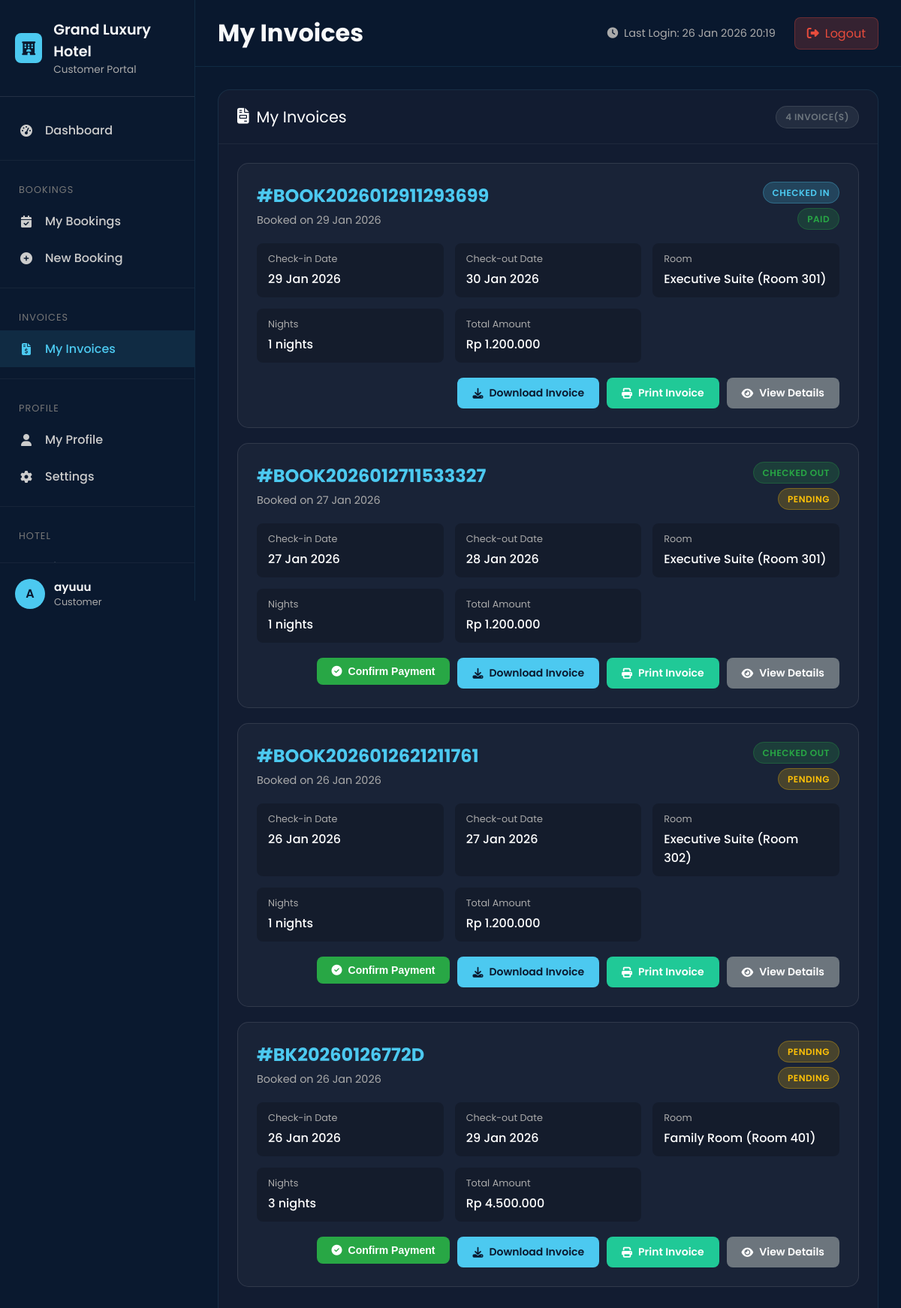
Screenshot of /customer/invoice.php (signed in) with the database file from the repository.
### tables this page shows
CREATE TABLE `settings` (
  `id` int(11) NOT NULL,
  `setting_key` varchar(100) NOT NULL,
  `setting_value` text DEFAULT NULL,
  `setting_group` varchar(50) DEFAULT 'general',
  `description` text DEFAULT NULL,
  `created_at` timestamp NOT NULL DEFAULT current_timestamp(),
  `updated_at` timestamp NOT NULL DEFAULT current_timestamp() ON UPDATE current_timestamp()
);

CREATE TABLE `users` (
  `id` int(11) NOT NULL,
  `username` varchar(50) NOT NULL,
  `password` varchar(255) NOT NULL,
  `email` varchar(100) NOT NULL,
  `full_name` varchar(100) DEFAULT NULL,
  `phone` varchar(20) DEFAULT NULL,
  `profile_picture` varchar(255) DEFAULT NULL,
  `role` enum('admin','receptionist','customer') DEFAULT 'customer',
  `status` enum('active','inactive','suspended') DEFAULT 'active',
  `created_at` timestamp NOT NULL DEFAULT current_timestamp(),
  `last_login` timestamp NULL DEFAULT NULL
);

CREATE TABLE `bookings` (
  `id` int(11) NOT NULL,
  `booking_code` varchar(20) NOT NULL,
  `user_id` int(11) NOT NULL,
  `room_id` int(11) NOT NULL,
  `check_in` date NOT NULL,
  `check_out` date NOT NULL,
  `total_nights` int(11) NOT NULL,
  `adults` int(11) DEFAULT 1,
  `children` int(11) DEFAULT 0,
  `total_price` decimal(10,2) NOT NULL,
  `discount_amount` decimal(10,2) DEFAULT 0.00,
  `final_price` decimal(10,2) NOT NULL,
  `special_requests` text DEFAULT NULL,
  `booking_status` enum('pending','confirmed','checked_in','checked_out','cancelled','no_show') DEFAULT 'pending',
  `payment_status` enum('pending','partial','paid','refunded','failed') DEFAULT 'pending',
  `payment_method` varchar(50) DEFAULT NULL,
  `payment_proof` varchar(255) DEFAULT NULL,
  `created_at` timestamp NOT NULL DEFAULT current_timestamp(),
  `updated_at` timestamp NOT NULL DEFAULT current_timestamp() ON UPDATE current_timestamp()
);

CREATE TABLE `room_categories` (
  `id` int(11) NOT NULL,
  `name` varchar(100) NOT NULL,
  `description` text DEFAULT NULL,
  `base_price` decimal(10,2) NOT NULL,
  `max_capacity` int(11) DEFAULT 2,
  `amenities` text DEFAULT NULL,
  `image` varchar(255) DEFAULT NULL,
  `created_at` timestamp NOT NULL DEFAULT current_timestamp()
);

CREATE TABLE `rooms` (
  `id` int(11) NOT NULL,
  `room_number` varchar(10) NOT NULL,
  `category_id` int(11) NOT NULL,
  `floor` varchar(10) DEFAULT NULL,
  `view_type` enum('city','garden','pool','mountain','sea') DEFAULT 'city',
  `bed_type` enum('single','double','queen','king','twin') DEFAULT 'double',
  `smoking` tinyint(1) DEFAULT 0,
  `description` text DEFAULT NULL,
  `image` varchar(255) DEFAULT NULL,
  `images` text DEFAULT NULL,
  `status` enum('available','occupied','maintenance','cleaning','reserved') DEFAULT 'available',
  `created_at` timestamp NOT NULL DEFAULT current_timestamp()
);

### includes/config.php (called while the page is built, shortened)
<?php
try {
    $conn = new mysqli(DB_HOST, DB_USER, DB_PASS);
    $create_db = "CREATE DATABASE IF NOT EXISTS " . DB_NAME . " DEFAULT CHARACTER SET utf8mb4 COLLATE utf8mb4_general_ci";
    if ($conn->query($create_db) === TRUE) {
        $conn->select_db(DB_NAME);
    } else {
        die("Error creating database: " . $conn->error);
    }
    $conn->set_charset("utf8mb4");
} catch (Exception $e) {
    die("Database connection failed: " . $e->getMessage());
}
function formatCurrency($amount) {
    return 'Rp ' . number_format($amount, 0, ',', '.');
}
function getSetting($conn, $key) {
    $stmt = $conn->prepare("SELECT setting_value FROM settings WHERE setting_key = ?");
    if ($stmt) {
        $stmt->bind_param("s", $key);
        $stmt->execute();
        $result = $stmt->get_result();
        if ($row = $result->fetch_assoc()) {
            return $row['setting_value'];
        }
    }
    return '';
}
$hotel_name = getSetting($conn, 'hotel_name') ?: 'Grand Luxury Hotel';
?>

### customer/invoice.php (the view, shortened to what this page needs)
<?php
require_once '../includes/config.php';
$user_id = $_SESSION['user_id'];
$page_title = 'My Invoices';
$customer_sql = "SELECT * FROM users WHERE id = ?";
$customer_stmt = $conn->prepare($customer_sql);
$customer_stmt->bind_param("i", $user_id);
$customer_stmt->execute();
$customer_result = $customer_stmt->get_result();
$customer = $customer_result->fetch_assoc();
$bookings_sql = "SELECT
    b.id,
    b.booking_code,
    b.check_in,
    b.check_out,
    b.total_nights,
    b.final_price,
    b.booking_status,
    b.payment_status,
    b.created_at,
    r.room_number,
    rc.name as room_type,
    rc.base_price
FROM bookings b
JOIN rooms r ON b.room_id = r.id
JOIN room_categories rc ON r.category_id = rc.id
WHERE b.user_id = ?
ORDER BY b.created_at DESC";
$bookings_stmt = $conn->prepare($bookings_sql);
$bookings_stmt->bind_param("i", $user_id);
$bookings_stmt->execute();
$bookings_result = $bookings_stmt->get_result();
?>
<!DOCTYPE html>
<html lang="id">
<head>
    <link rel="stylesheet" href="https://cdnjs.cloudflare.com/ajax/libs/font-awesome/6.4.0/css/all.min.css">
</head>
<body>
    <div class="customer-wrapper">
        <aside class="sidebar">
            <div class="sidebar-header">
                <div class="sidebar-logo">
                    <i class="fas fa-hotel"></i>
                </div>
                <div class="sidebar-title">
                    <h3><?= htmlspecialchars($hotel_name) ?></h3>
                    <p>Customer Portal</p>
                </div>
            </div>
            <nav class="sidebar-nav">
                <a href="dashboard.php" class="nav-item">
                    <i class="fas fa-tachometer-alt"></i>
                    <span>Dashboard</span>
                </a>
                <div class="nav-divider"></div>
                <div class="nav-group">
                    <p class="nav-label">BOOKINGS</p>
                    <a href="bookings.php" class="nav-item">
                        <i class="fas fa-calendar-check"></i>
                        <span>My Bookings</span>
                    </a>
                    <a href="new-booking.php" class="nav-item">
                        <i class="fas fa-plus-circle"></i>
                        <span>New Booking</span>
                    </a>
                </div>
                <div class="nav-divider"></div>
                <div class="nav-group">
                    <p class="nav-label">INVOICES</p>
                    <a href="invoice.php" class="nav-item active">
                        <i class="fas fa-file-invoice-dollar"></i>
                        <span>My Invoices</span>
                    </a>
                </div>
                <div class="nav-divider"></div>
                <div class="nav-group">
                    <p class="nav-label">PROFILE</p>
                    <a href="profile.php" class="nav-item">
                        <i class="fas fa-user"></i>
                        <span>My Profile</span>
                    </a>
                    <a href="settings.php" class="nav-item">
                        <i class="fas fa-cog"></i>
                        <span>Settings</span>
                    </a>
                </div>
                <div class="nav-divider"></div>
                <div class="nav-group">
                    <p class="nav-label">HOTEL</p>
                    <a href="rooms.php" class="nav-item">
                        <i class="fas fa-bed"></i>
                        <span>View Rooms</span>
                    </a>
                </div>
            </nav>
            <div class="sidebar-footer">
                <div class="user-menu">
                    <div class="user-avatar">
                        <?= strtoupper(substr($customer['full_name'], 0, 1)) ?>
                    </div>
                    <div class="user-info">
                        <div class="user-name"><?= htmlspecialchars($customer['full_name']) ?></div>
                        <div class="user-role"><?= ucfirst($customer['role']) ?></div>
                    </div>
                </div>
            </div>
        </aside>
        <main class="main-content">
            <header class="top-header">
                <div class="header-left">
                    <h1><?= htmlspecialchars($page_title) ?></h1>
                </div>
                <div class="header-right">
                    <div class="last-login">
                        <i class="fas fa-clock"></i>
                        Last Login: <?= $customer['last_login'] ? date('d M Y H:i', strtotime($customer['last_login'])) : 'First login' ?>
                    </div>
                    <a href="../logout.php" class="logout-btn">
                        <i class="fas fa-sign-out-alt"></i> Logout
                    </a>
                </div>
            </header>
            <div class="content-area">
                <div class="card">
                    <div class="card-header">
                        <div class="card-title">
                            <i class="fas fa-file-invoice"></i>
                            My Invoices
                        </div>
                        <div class="card-actions">
                            <span class="badge badge-secondary">
                                <?= $bookings_result->num_rows ?> Invoice(s)
                            </span>
                        </div>
                    </div>
                    <div class="card-body">
                        <?php if ($bookings_result->num_rows > 0): ?>
                            <?php while ($booking = $bookings_result->fetch_assoc()): ?>
                                <div class="invoice-card">
                                    <div class="invoice-header">
                                        <div class="invoice-info">
                                            <div class="invoice-code">#<?= htmlspecialchars($booking['booking_code']) ?></div>
                                            <div class="invoice-date">
                                                Booked on <?= date('d M Y', strtotime($booking['created_at'])) ?>
                                            </div>
                                        </div>
                                        <div class="invoice-status">
                                            <div>
                                                <span class="badge <?= $booking['booking_status'] === 'checked_out' ? 'badge-success' : ($booking['booking_status'] === 'checked_in' ? 'badge-primary' : 'badge-warning') ?>">
                                                    <?= ucfirst(str_replace('_', ' ', $booking['booking_status'])) ?>
                                                </span>
                                            </div>
                                            <div>
                                                <span class="badge <?= $booking['payment_status'] === 'paid' ? 'badge-success' : 'badge-warning' ?>">
                                                    <?= ucfirst($booking['payment_status']) ?>
                                                </span>
                                            </div>
                                        </div>
                                    </div>
                                    <div class="invoice-details">
                                        <div class="detail-item">
                                            <div class="detail-label">Check-in Date</div>
                                            <div class="detail-value">
                                                <?= date('d M Y', strtotime($booking['check_in'])) ?>
                                            </div>
                                        </div>
                                        <div class="detail-item">
                                            <div class="detail-label">Check-out Date</div>
                                            <div class="detail-value">
                                                <?= date('d M Y', strtotime($booking['check_out'])) ?>
                                            </div>
                                        </div>
                                        <div class="detail-item">
                                            <div class="detail-label">Room</div>
                                            <div class="detail-value">
                                                <?= htmlspecialchars($booking['room_type']) ?> (Room <?= htmlspecialchars($booking['room_number']) ?>)
                                            </div>
                                        </div>
                                        <div class="detail-item">
                                            <div class="detail-label">Nights</div>
                                            <div class="detail-value">
                                                <?= $booking['total_nights'] ?> nights
                                            </div>
                                        </div>
                                        <div class="detail-item">
                                            <div class="detail-label">Total Amount</div>
                                            <div class="detail-value">
                                                <?= formatCurrency($booking['final_price']) ?>
                                            </div>
                                        </div>
                                    </div>
                                    <div class="invoice-actions">
                                        <?php if ($booking['payment_status'] === 'pending'): ?>
                                            <form method="POST" style="display: inline;" onsubmit="return confirm('Confirm payment for invoice #<?= $booking['booking_code'] ?>?');">
                                                <button type="submit" name="confirm_payment" class="btn btn-success">
                                                    <i class="fas fa-check-circle"></i> Confirm Payment
                                                </button>
                                            </form>
                                        <?php endif; ?>
                                        <a href="download-invoice.php?booking_id=<?= $booking['id'] ?>" class="btn btn-primary">
                                            <i class="fas fa-download"></i> Download Invoice
                                        </a>
                                        <a href="print-invoice.php?booking_id=<?= $booking['id'] ?>" target="_blank" class="btn btn-teal">
                                            <i class="fas fa-print"></i> Print Invoice
                                        </a>
                                        <a href="booking-details.php?id=<?= $booking['id'] ?>" class="btn btn-secondary">
                                            <i class="fas fa-eye"></i> View Details
                                        </a>
                                    </div>
                                </div>
                            <?php endwhile; ?>
                        <?php endif; ?>
                    </div>
                </div>
            </div>
        </main>
    </div>
</body>
</html>

### rows the page displays
settings: setting_value "Grand Luxury Hotel"
users: full_name "A", full_name "ayuuu", role "Customer", last_login "26 Jan 2026 20:19"
bookings: booking_code "BOOK2026012911293699", created_at "29 Jan 2026", booking_status "CHECKED IN", payment_status "PAID", check_in "29 Jan 2026", check_out "30 Jan 2026", room_categories.name "Executive Suite", room.room_number "301", total_nights "1", final_price "Rp 1.200.000"
bookings: booking_code "BOOK2026012711533327", created_at "27 Jan 2026", booking_status "CHECKED OUT", payment_status "PENDING", check_in "27 Jan 2026", check_out "28 Jan 2026", room_categories.name "Executive Suite", room.room_number "301", total_nights "1", final_price "Rp 1.200.000"
bookings: booking_code "BOOK2026012621211761", created_at "26 Jan 2026", booking_status "CHECKED OUT", payment_status "PENDING", check_in "26 Jan 2026", check_out "27 Jan 2026", room_categories.name "Executive Suite", room.room_number "302", total_nights "1", final_price "Rp 1.200.000"
bookings: booking_code "BK20260126772D", created_at "26 Jan 2026", booking_status "PENDING", payment_status "PENDING", check_in "26 Jan 2026", check_out "29 Jan 2026", room_categories.name "Family Room", room.room_number "401", total_nights "3", final_price "Rp 4.500.000"

### other values shown
$page_title "My Invoices"
$bookings_result->num_rows "4"
